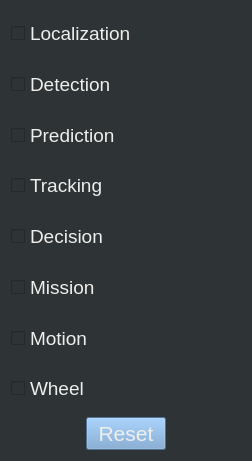
<?xml version="1.0" encoding="UTF-8"?>
<ui version="4.0">
 <class>Quick_Start_Panel</class>
 <widget class="QWidget" name="Quick_Start_Panel">
  <property name="geometry">
   <rect>
    <x>0</x>
    <y>0</y>
    <width>252</width>
    <height>461</height>
   </rect>
  </property>
  <property name="palette">
   <palette>
    <active>
     <colorrole role="WindowText">
      <brush brushstyle="SolidPattern">
       <color alpha="255">
        <red>255</red>
        <green>255</green>
        <blue>255</blue>
       </color>
      </brush>
     </colorrole>
     <colorrole role="Button">
      <brush brushstyle="SolidPattern">
       <color alpha="255">
        <red>46</red>
        <green>52</green>
        <blue>54</blue>
       </color>
      </brush>
     </colorrole>
     <colorrole role="Light">
      <brush brushstyle="SolidPattern">
       <color alpha="255">
        <red>69</red>
        <green>78</green>
        <blue>81</blue>
       </color>
      </brush>
     </colorrole>
     <colorrole role="Midlight">
      <brush brushstyle="SolidPattern">
       <color alpha="255">
        <red>57</red>
        <green>65</green>
        <blue>67</blue>
       </color>
      </brush>
     </colorrole>
     <colorrole role="Dark">
      <brush brushstyle="SolidPattern">
       <color alpha="255">
        <red>23</red>
        <green>26</green>
        <blue>27</blue>
       </color>
      </brush>
     </colorrole>
     <colorrole role="Mid">
      <brush brushstyle="SolidPattern">
       <color alpha="255">
        <red>30</red>
        <green>34</green>
        <blue>36</blue>
       </color>
      </brush>
     </colorrole>
     <colorrole role="Text">
      <brush brushstyle="SolidPattern">
       <color alpha="255">
        <red>255</red>
        <green>255</green>
        <blue>255</blue>
       </color>
      </brush>
     </colorrole>
     <colorrole role="BrightText">
      <brush brushstyle="SolidPattern">
       <color alpha="255">
        <red>255</red>
        <green>255</green>
        <blue>255</blue>
       </color>
      </brush>
     </colorrole>
     <colorrole role="ButtonText">
      <brush brushstyle="SolidPattern">
       <color alpha="255">
        <red>255</red>
        <green>255</green>
        <blue>255</blue>
       </color>
      </brush>
     </colorrole>
     <colorrole role="Base">
      <brush brushstyle="SolidPattern">
       <color alpha="255">
        <red>233</red>
        <green>185</green>
        <blue>110</blue>
       </color>
      </brush>
     </colorrole>
     <colorrole role="Window">
      <brush brushstyle="SolidPattern">
       <color alpha="255">
        <red>46</red>
        <green>52</green>
        <blue>54</blue>
       </color>
      </brush>
     </colorrole>
     <colorrole role="Shadow">
      <brush brushstyle="SolidPattern">
       <color alpha="255">
        <red>0</red>
        <green>0</green>
        <blue>0</blue>
       </color>
      </brush>
     </colorrole>
     <colorrole role="AlternateBase">
      <brush brushstyle="SolidPattern">
       <color alpha="255">
        <red>23</red>
        <green>26</green>
        <blue>27</blue>
       </color>
      </brush>
     </colorrole>
     <colorrole role="ToolTipBase">
      <brush brushstyle="SolidPattern">
       <color alpha="255">
        <red>255</red>
        <green>255</green>
        <blue>220</blue>
       </color>
      </brush>
     </colorrole>
     <colorrole role="ToolTipText">
      <brush brushstyle="SolidPattern">
       <color alpha="255">
        <red>0</red>
        <green>0</green>
        <blue>0</blue>
       </color>
      </brush>
     </colorrole>
    </active>
    <inactive>
     <colorrole role="WindowText">
      <brush brushstyle="SolidPattern">
       <color alpha="255">
        <red>255</red>
        <green>255</green>
        <blue>255</blue>
       </color>
      </brush>
     </colorrole>
     <colorrole role="Button">
      <brush brushstyle="SolidPattern">
       <color alpha="255">
        <red>46</red>
        <green>52</green>
        <blue>54</blue>
       </color>
      </brush>
     </colorrole>
     <colorrole role="Light">
      <brush brushstyle="SolidPattern">
       <color alpha="255">
        <red>69</red>
        <green>78</green>
        <blue>81</blue>
       </color>
      </brush>
     </colorrole>
     <colorrole role="Midlight">
      <brush brushstyle="SolidPattern">
       <color alpha="255">
        <red>57</red>
        <green>65</green>
        <blue>67</blue>
       </color>
      </brush>
     </colorrole>
     <colorrole role="Dark">
      <brush brushstyle="SolidPattern">
       <color alpha="255">
        <red>23</red>
        <green>26</green>
        <blue>27</blue>
       </color>
      </brush>
     </colorrole>
     <colorrole role="Mid">
      <brush brushstyle="SolidPattern">
       <color alpha="255">
        <red>30</red>
        <green>34</green>
        <blue>36</blue>
       </color>
      </brush>
     </colorrole>
     <colorrole role="Text">
      <brush brushstyle="SolidPattern">
       <color alpha="255">
        <red>255</red>
        <green>255</green>
        <blue>255</blue>
       </color>
      </brush>
     </colorrole>
     <colorrole role="BrightText">
      <brush brushstyle="SolidPattern">
       <color alpha="255">
        <red>255</red>
        <green>255</green>
        <blue>255</blue>
       </color>
      </brush>
     </colorrole>
     <colorrole role="ButtonText">
      <brush brushstyle="SolidPattern">
       <color alpha="255">
        <red>255</red>
        <green>255</green>
        <blue>255</blue>
       </color>
      </brush>
     </colorrole>
     <colorrole role="Base">
      <brush brushstyle="SolidPattern">
       <color alpha="255">
        <red>233</red>
        <green>185</green>
        <blue>110</blue>
       </color>
      </brush>
     </colorrole>
     <colorrole role="Window">
      <brush brushstyle="SolidPattern">
       <color alpha="255">
        <red>46</red>
        <green>52</green>
        <blue>54</blue>
       </color>
      </brush>
     </colorrole>
     <colorrole role="Shadow">
      <brush brushstyle="SolidPattern">
       <color alpha="255">
        <red>0</red>
        <green>0</green>
        <blue>0</blue>
       </color>
      </brush>
     </colorrole>
     <colorrole role="AlternateBase">
      <brush brushstyle="SolidPattern">
       <color alpha="255">
        <red>23</red>
        <green>26</green>
        <blue>27</blue>
       </color>
      </brush>
     </colorrole>
     <colorrole role="ToolTipBase">
      <brush brushstyle="SolidPattern">
       <color alpha="255">
        <red>255</red>
        <green>255</green>
        <blue>220</blue>
       </color>
      </brush>
     </colorrole>
     <colorrole role="ToolTipText">
      <brush brushstyle="SolidPattern">
       <color alpha="255">
        <red>0</red>
        <green>0</green>
        <blue>0</blue>
       </color>
      </brush>
     </colorrole>
    </inactive>
    <disabled>
     <colorrole role="WindowText">
      <brush brushstyle="SolidPattern">
       <color alpha="255">
        <red>23</red>
        <green>26</green>
        <blue>27</blue>
       </color>
      </brush>
     </colorrole>
     <colorrole role="Button">
      <brush brushstyle="SolidPattern">
       <color alpha="255">
        <red>46</red>
        <green>52</green>
        <blue>54</blue>
       </color>
      </brush>
     </colorrole>
     <colorrole role="Light">
      <brush brushstyle="SolidPattern">
       <color alpha="255">
        <red>69</red>
        <green>78</green>
        <blue>81</blue>
       </color>
      </brush>
     </colorrole>
     <colorrole role="Midlight">
      <brush brushstyle="SolidPattern">
       <color alpha="255">
        <red>57</red>
        <green>65</green>
        <blue>67</blue>
       </color>
      </brush>
     </colorrole>
     <colorrole role="Dark">
      <brush brushstyle="SolidPattern">
       <color alpha="255">
        <red>23</red>
        <green>26</green>
        <blue>27</blue>
       </color>
      </brush>
     </colorrole>
     <colorrole role="Mid">
      <brush brushstyle="SolidPattern">
       <color alpha="255">
        <red>30</red>
        <green>34</green>
        <blue>36</blue>
       </color>
      </brush>
     </colorrole>
     <colorrole role="Text">
      <brush brushstyle="SolidPattern">
       <color alpha="255">
        <red>23</red>
        <green>26</green>
        <blue>27</blue>
       </color>
      </brush>
     </colorrole>
     <colorrole role="BrightText">
      <brush brushstyle="SolidPattern">
       <color alpha="255">
        <red>255</red>
        <green>255</green>
        <blue>255</blue>
       </color>
      </brush>
     </colorrole>
     <colorrole role="ButtonText">
      <brush brushstyle="SolidPattern">
       <color alpha="255">
        <red>23</red>
        <green>26</green>
        <blue>27</blue>
       </color>
      </brush>
     </colorrole>
     <colorrole role="Base">
      <brush brushstyle="SolidPattern">
       <color alpha="255">
        <red>173</red>
        <green>127</green>
        <blue>168</blue>
       </color>
      </brush>
     </colorrole>
     <colorrole role="Window">
      <brush brushstyle="SolidPattern">
       <color alpha="255">
        <red>46</red>
        <green>52</green>
        <blue>54</blue>
       </color>
      </brush>
     </colorrole>
     <colorrole role="Shadow">
      <brush brushstyle="SolidPattern">
       <color alpha="255">
        <red>0</red>
        <green>0</green>
        <blue>0</blue>
       </color>
      </brush>
     </colorrole>
     <colorrole role="AlternateBase">
      <brush brushstyle="SolidPattern">
       <color alpha="255">
        <red>46</red>
        <green>52</green>
        <blue>54</blue>
       </color>
      </brush>
     </colorrole>
     <colorrole role="ToolTipBase">
      <brush brushstyle="SolidPattern">
       <color alpha="255">
        <red>255</red>
        <green>255</green>
        <blue>220</blue>
       </color>
      </brush>
     </colorrole>
     <colorrole role="ToolTipText">
      <brush brushstyle="SolidPattern">
       <color alpha="255">
        <red>0</red>
        <green>0</green>
        <blue>0</blue>
       </color>
      </brush>
     </colorrole>
    </disabled>
   </palette>
  </property>
  <property name="font">
   <font>
    <pointsize>14</pointsize>
   </font>
  </property>
  <property name="windowTitle">
   <string>Form</string>
  </property>
  <property name="autoFillBackground">
   <bool>true</bool>
  </property>
  <layout class="QGridLayout" name="gridLayout">
   <item row="0" column="0">
    <layout class="QVBoxLayout" name="verticalLayout">
     <item>
      <widget class="QCheckBox" name="checkBox">
       <property name="enabled">
        <bool>true</bool>
       </property>
       <property name="sizePolicy">
        <sizepolicy hsizetype="Expanding" vsizetype="Expanding">
         <horstretch>0</horstretch>
         <verstretch>0</verstretch>
        </sizepolicy>
       </property>
       <property name="font">
        <font>
         <pointsize>14</pointsize>
        </font>
       </property>
       <property name="cursor">
        <cursorShape>ArrowCursor</cursorShape>
       </property>
       <property name="autoFillBackground">
        <bool>false</bool>
       </property>
       <property name="styleSheet">
        <string notr="true">color: rgb(238, 238, 236);
background-color: rgb(46, 52, 54);
</string>
       </property>
       <property name="text">
        <string>Localization</string>
       </property>
       <property name="checked">
        <bool>false</bool>
       </property>
      </widget>
     </item>
     <item>
      <widget class="QCheckBox" name="checkBox_2">
       <property name="sizePolicy">
        <sizepolicy hsizetype="Expanding" vsizetype="Expanding">
         <horstretch>0</horstretch>
         <verstretch>0</verstretch>
        </sizepolicy>
       </property>
       <property name="font">
        <font>
         <pointsize>14</pointsize>
        </font>
       </property>
       <property name="autoFillBackground">
        <bool>false</bool>
       </property>
       <property name="styleSheet">
        <string notr="true">color: rgb(238, 238, 236);
background-color: rgb(46, 52, 54);
</string>
       </property>
       <property name="text">
        <string>Detection</string>
       </property>
      </widget>
     </item>
     <item>
      <widget class="QCheckBox" name="checkBox_3">
       <property name="sizePolicy">
        <sizepolicy hsizetype="Expanding" vsizetype="Expanding">
         <horstretch>0</horstretch>
         <verstretch>0</verstretch>
        </sizepolicy>
       </property>
       <property name="font">
        <font>
         <pointsize>14</pointsize>
        </font>
       </property>
       <property name="autoFillBackground">
        <bool>false</bool>
       </property>
       <property name="styleSheet">
        <string notr="true">color: rgb(238, 238, 236);
background-color: rgb(46, 52, 54);
</string>
       </property>
       <property name="text">
        <string>Prediction</string>
       </property>
      </widget>
     </item>
     <item>
      <widget class="QCheckBox" name="checkBox_4">
       <property name="sizePolicy">
        <sizepolicy hsizetype="Expanding" vsizetype="Expanding">
         <horstretch>0</horstretch>
         <verstretch>0</verstretch>
        </sizepolicy>
       </property>
       <property name="font">
        <font>
         <pointsize>14</pointsize>
        </font>
       </property>
       <property name="autoFillBackground">
        <bool>false</bool>
       </property>
       <property name="styleSheet">
        <string notr="true">color: rgb(238, 238, 236);
background-color: rgb(46, 52, 54);
</string>
       </property>
       <property name="text">
        <string>Tracking</string>
       </property>
      </widget>
     </item>
     <item>
      <widget class="QCheckBox" name="checkBox_5">
       <property name="enabled">
        <bool>true</bool>
       </property>
       <property name="sizePolicy">
        <sizepolicy hsizetype="Expanding" vsizetype="Expanding">
         <horstretch>0</horstretch>
         <verstretch>0</verstretch>
        </sizepolicy>
       </property>
       <property name="font">
        <font>
         <pointsize>14</pointsize>
        </font>
       </property>
       <property name="cursor">
        <cursorShape>ArrowCursor</cursorShape>
       </property>
       <property name="autoFillBackground">
        <bool>false</bool>
       </property>
       <property name="styleSheet">
        <string notr="true">color: rgb(238, 238, 236);
background-color: rgb(46, 52, 54);
</string>
       </property>
       <property name="text">
        <string>Decision</string>
       </property>
       <property name="checked">
        <bool>false</bool>
       </property>
      </widget>
     </item>
     <item>
      <widget class="QCheckBox" name="checkBox_6">
       <property name="sizePolicy">
        <sizepolicy hsizetype="Expanding" vsizetype="Expanding">
         <horstretch>0</horstretch>
         <verstretch>0</verstretch>
        </sizepolicy>
       </property>
       <property name="font">
        <font>
         <pointsize>14</pointsize>
        </font>
       </property>
       <property name="autoFillBackground">
        <bool>false</bool>
       </property>
       <property name="styleSheet">
        <string notr="true">color: rgb(238, 238, 236);
background-color: rgb(46, 52, 54);
</string>
       </property>
       <property name="text">
        <string>Mission</string>
       </property>
      </widget>
     </item>
     <item>
      <widget class="QCheckBox" name="checkBox_7">
       <property name="sizePolicy">
        <sizepolicy hsizetype="Expanding" vsizetype="Expanding">
         <horstretch>0</horstretch>
         <verstretch>0</verstretch>
        </sizepolicy>
       </property>
       <property name="font">
        <font>
         <pointsize>14</pointsize>
        </font>
       </property>
       <property name="autoFillBackground">
        <bool>false</bool>
       </property>
       <property name="styleSheet">
        <string notr="true">color: rgb(238, 238, 236);
background-color: rgb(46, 52, 54);
</string>
       </property>
       <property name="text">
        <string>Motion</string>
       </property>
      </widget>
     </item>
     <item>
      <widget class="QCheckBox" name="checkBox_8">
       <property name="sizePolicy">
        <sizepolicy hsizetype="Expanding" vsizetype="Expanding">
         <horstretch>0</horstretch>
         <verstretch>0</verstretch>
        </sizepolicy>
       </property>
       <property name="font">
        <font>
         <pointsize>14</pointsize>
        </font>
       </property>
       <property name="autoFillBackground">
        <bool>false</bool>
       </property>
       <property name="styleSheet">
        <string notr="true">color: rgb(238, 238, 236);
background-color: rgb(46, 52, 54);
</string>
       </property>
       <property name="text">
        <string>Wheel</string>
       </property>
      </widget>
     </item>
    </layout>
   </item>
   <item row="1" column="0">
    <layout class="QHBoxLayout" name="horizontalLayout">
     <item>
      <spacer name="horizontalSpacer_2">
       <property name="orientation">
        <enum>Qt::Horizontal</enum>
       </property>
       <property name="sizeHint" stdset="0">
        <size>
         <width>68</width>
         <height>20</height>
        </size>
       </property>
      </spacer>
     </item>
     <item>
      <widget class="QPushButton" name="pushButton">
       <property name="sizePolicy">
        <sizepolicy hsizetype="Expanding" vsizetype="Fixed">
         <horstretch>0</horstretch>
         <verstretch>0</verstretch>
        </sizepolicy>
       </property>
       <property name="font">
        <font>
         <pointsize>16</pointsize>
        </font>
       </property>
       <property name="autoFillBackground">
        <bool>false</bool>
       </property>
       <property name="styleSheet">
        <string notr="true">color: rgb(238, 238, 236);
background-color: rgb(114, 159, 207);
</string>
       </property>
       <property name="text">
        <string>Reset</string>
       </property>
      </widget>
     </item>
     <item>
      <spacer name="horizontalSpacer">
       <property name="orientation">
        <enum>Qt::Horizontal</enum>
       </property>
       <property name="sizeHint" stdset="0">
        <size>
         <width>68</width>
         <height>20</height>
        </size>
       </property>
      </spacer>
     </item>
    </layout>
   </item>
  </layout>
 </widget>
 <resources/>
 <connections/>
</ui>
